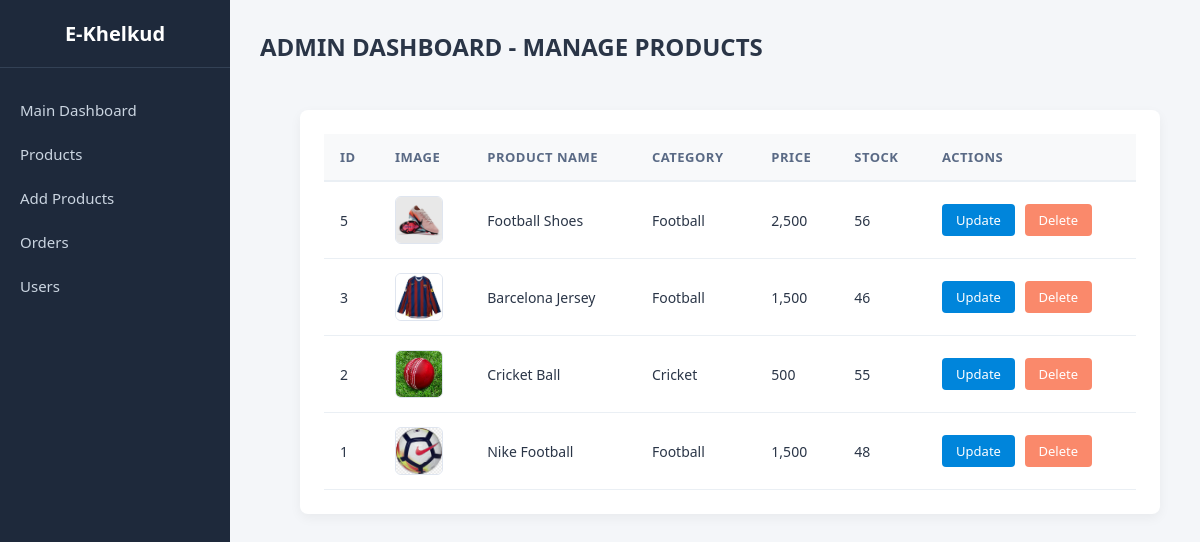
/view/admin/products.php (signed in), run on the app's committed database.
### tables this page shows
CREATE TABLE `products` (
  `product_id` int(11) NOT NULL,
  `product_name` varchar(255) NOT NULL,
  `category` varchar(100) NOT NULL,
  `price` decimal(10,2) NOT NULL,
  `stock` int(11) NOT NULL,
  `description` text DEFAULT NULL,
  `product_image` varchar(255) NOT NULL
);

### view/admin/products.php (the view, shortened to what this page needs)
<?php
include '../../config/connection.php';
$fetch_sql = "SELECT * FROM products ORDER BY product_id DESC";
$result=$conn->query($fetch_sql);
?>
<!DOCTYPE html>
<html lang="en">
<head>
   <link rel="stylesheet" href="../../assets/css/product.css">
   <link rel="stylesheet" href="../../assets/css/sidebar.css">
   <link rel ="stylesheet" href="../../assets/css/admin_dashboard.css">
</head>
<body>
<?php include '../../includes/sidebar.php'; ?>
<div class ="main-content">
  <h2>ADMIN DASHBOARD - MANAGE PRODUCTS</h2>
</div>
<div class="content-body">
  <table class="products-table">
    <thead>
      <tr>
        <th>ID</th>
        <th>Image</th>
        <th>Product Name</th>
        <th>Category</th>
        <th>Price</th>
        <th>Stock</th>
        <th>Actions</th>
      </tr>
    </thead>
  <tbody>
    <?php if($result && $result->num_rows>0):?>
    <?php while($row=$result->fetch_assoc()): ?>
    <tr>
    <td><?php echo htmlspecialchars($row['product_id']);?></td>
    <td><img src="../../assets/products/<?php echo htmlspecialchars($row['product_image']);?>" alt="product" ></td>
    <td><?php echo htmlspecialchars($row['product_name']);?></td>
    <td><?php echo htmlspecialchars($row['category']);?></td>
    <td><?php echo number_format($row['price']);?></td>
    <td><?php echo $row['stock'];?></td>
    <td>
   <a href="update_products.php?product_id=<?php echo $row['product_id']; ?>" class="btn-edit">Update</a>
    <a href="../../controller/admin/delete_products.php?product_id=<?php echo $row['product_id'];?>"class="btn-delete" onclick="return confirm('Are you sure?');">Delete</a>
  </td>
    </tr>
    <?php endwhile;?>
    <?php else : ?>
      <tr>
        <td colspan="7" style="text-align: center;">No products found</td>
      </tr>
      <?php endif ;?>
  </tbody>
  </table>
</div>
</body>
</html>

### assets/css/product.css (style rules this page uses)
body { display: flex; margin: 0; padding: 0; background-color: #f4f6f9; font-family: 'Segoe UI', Tahoma, Geneva, Verdana, sans-serif; min-height: 100vh; width: 100%; }
.main-content { flex: 1; padding: 40px 40px 10px 40px; box-sizing: border-box; display: block; width: calc(100% - 260px); }
.main-content h2 { color: #2a3547; margin: 0 0 10px 0; font-size: 24px; font-weight: 700; position: relative; z-index: 2; }
.content-body { background-color: #ffffff; padding: 24px; border-radius: 8px; box-shadow: 0 4px 12px rgba(0, 0, 0, 0.05); box-sizing: border-box; margin: 110px 40px 40px 40px; position: absolute; left: 260px; right: 0; z-index: 1; }
.products-table { width: 100%; border-collapse: collapse; text-align: left; }
.products-table th { background-color: #f8f9fa; color: #5a6a85; font-size: 13px; font-weight: 600; text-transform: uppercase; letter-spacing: 0.5px; padding: 14px 16px; border-bottom: 2px solid #eaeff4; }
.products-table td { padding: 14px 16px; border-bottom: 1px solid #eaeff4; color: #2a3547; font-size: 14px; vertical-align: middle; }
.products-table img { width: 48px; height: 48px; object-fit: cover; border-radius: 6px; border: 1px solid #dfe5ef; display: block; }
.btn-edit, .btn-delete { display: inline-block; padding: 7px 14px; font-size: 13px; font-weight: 500; text-decoration: none; border-radius: 4px; transition: background-color 0.2s ease; }
.btn-edit { background-color: #0085db; color: #ffffff; margin-right: 6px; }
.btn-delete { background-color: #fa896b; color: #ffffff; }

### assets/css/admin_dashboard.css (style rules this page uses)
* { margin: 0; padding: 0; box-sizing: border-box; font-family: 'Segoe UI', Tahoma, Geneva, Verdana, sans-serif; }
body { display: flex; height: 100vh; background-color: #f4f6f9; }
.main-content { flex: 1; padding: 30px; overflow-y: auto; display: flex; flex-direction: column; }
h2 { color: #1e293b; margin-bottom: 12px; }

### data on the page
products: product_id "5", product_image (picture), product_name "Football Shoes", category "Football", price "2,500", stock "56"
products: product_id "3", product_image (picture), product_name "Barcelona Jersey", category "Football", price "1,500", stock "46"
products: product_id "2", product_image (picture), product_name "Cricket Ball", category "Cricket", price "500", stock "55"
products: product_id "1", product_image (picture), product_name "Nike Football", category "Football", price "1,500", stock "48"
